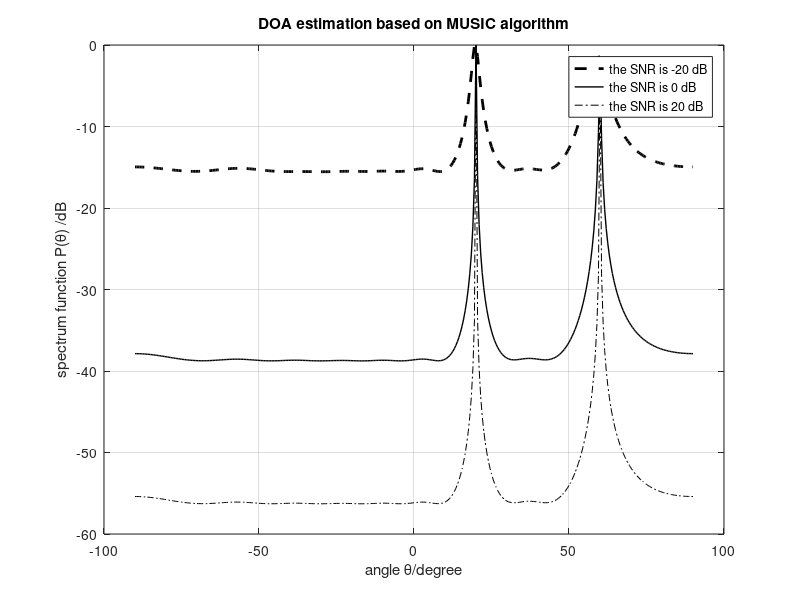

This figure's MATLAB source:
%the relationship between DOA estimation and SNR

clc
clear all
format long
N=200;
doa=[20 60]/180*pi;
w=[pi/4 pi/3]';
M=10;
P=length(w);
lambda=150;
d=lambda/2;
snr1=-20;
snr2=0;
snr3=20;
D=zeros(P,M);
for k=1:P
D(k,:)=exp(-j*2*pi*d*sin(doa(k))/lambda*[0:M-1]);
end
D=D';
xx=2*exp(j*(w*[1:N]));
x=D*xx;
x1=x+awgn(x,snr1);
x2=x+awgn(x,snr2);
x3=x+awgn(x,snr3);
R1=x1*x1';
R2=x2*x2';
R3=x3*x3';
[N1,V1]=eig(R1);
[N2,V2]=eig(R2);
[N3,V3]=eig(R3);
NN1=N1(:,1:M-P);
NN2=N2(:,1:M-P);
NN3=N3(:,1:M-P);
theta=-90:0.5:90;
for ii=1:length(theta)
SS=zeros(1,length(M));
for jj=0:M-1
SS(1+jj)=exp(-j*2*jj*pi*d*sin(theta(ii)/180*pi)/lambda);
end
PP1=SS*NN1*NN1'*SS';
PP2=SS*NN2*NN2'*SS';
PP3=SS*NN3*NN3'*SS';
Pmusic1(ii)=abs(1/ PP1);
Pmusic2(ii)=abs(1/ PP2);
Pmusic3(ii)=abs(1/ PP3);
end
Pmusic1=10*log10(Pmusic1/max(Pmusic1));
Pmusic2=10*log10(Pmusic2/max(Pmusic2));
Pmusic3=10*log10(Pmusic3/max(Pmusic3));
plot(theta,Pmusic1,'--k','linewidth',2.0)
hold on
plot(theta,Pmusic2,'-k','linewidth',1.0)
hold on
plot(theta,Pmusic3,'-.k','linewidth',0.1)
hold off
xlabel('angle \theta/degree')
ylabel('spectrum function P(\theta) /dB')
title('DOA estimation based on MUSIC algorithm')
legend('the SNR is -20 dB','the SNR is 0 dB','the SNR is 20 dB')
grid on